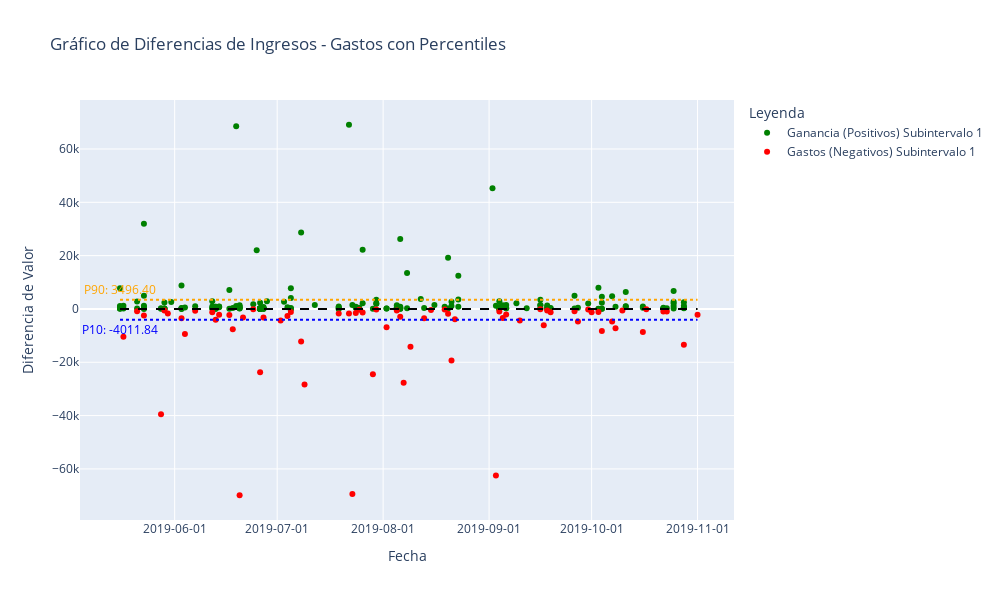

Write notebook code for a chart like this one.
### Code cell
import numpy as np

# Definir el número de intervalos que quieres en el subset
n_intervals = 1  # Cambia este valor según lo que necesites

# Definir el tamaño de cada intervalo
interval_size = len(subset) // n_intervals

# Crear una lista para almacenar los subintervalos
subintervals = []

# Crear los subintervalos y guardarlos en la lista
for i in range(n_intervals):
    start_idx = i * interval_size
    if i < n_intervals - 1:
        end_idx = (i + 1) * interval_size
    else:
        end_idx = len(subset)
    
    subinterval = subset.iloc[start_idx:end_idx]
    subintervals.append(subinterval)

# Crear figura
fig = go.Figure()

# Acumulador para todos los valores de diferencias (para percentiles)
all_diff_values = []

# Añadir los puntos para cada subintervalo
for i, subinterval in enumerate(subintervals):
    diff_values = subinterval[' Amount'].diff().dropna()
    dates = subinterval['Payment Date'][1:]
    
    all_diff_values.extend(diff_values)  # Guardar para percentiles
    
    # Filtrar valores positivos y negativos
    positive_mask = diff_values > 0
    negative_mask = diff_values < 0

    # Agregar puntos positivos
    fig.add_trace(go.Scatter(
        x=dates[positive_mask],
        y=diff_values[positive_mask],
        mode='markers',
        name=f'Ganancia (Positivos) Subintervalo {i+1}',
        marker=dict(color='green', size=6, symbol='circle')
    ))

    # Agregar puntos negativos
    fig.add_trace(go.Scatter(
        x=dates[negative_mask],
        y=diff_values[negative_mask],
        mode='markers',
        name=f'Gastos (Negativos) Subintervalo {i+1}',
        marker=dict(color='red', size=6, symbol='circle')
    ))

# Calcular percentiles 10 y 90
percentil_10 = np.percentile(all_diff_values, 10)
percentil_90 = np.percentile(all_diff_values, 90)

# Líneas horizontales para percentiles
fig.add_shape(
    type='line',
    x0=subset['Payment Date'].min(),
    x1=subset['Payment Date'].max(),
    y0=percentil_10,
    y1=percentil_10,
    line=dict(color='blue', width=2, dash='dot'),
    name='Percentil 10',
    xref='x',
    yref='y'
)

fig.add_shape(
    type='line',
    x0=subset['Payment Date'].min(),
    x1=subset['Payment Date'].max(),
    y0=percentil_90,
    y1=percentil_90,
    line=dict(color='orange', width=2, dash='dot'),
    name='Percentil 90',
    xref='x',
    yref='y'
)

# Etiquetas para los percentiles en anotaciones
fig.add_annotation(x=subset['Payment Date'].min(), y=percentil_10,
                   text=f'P10: {percentil_10:.2f}', showarrow=False,
                   yshift=-10, font=dict(color='blue'))

fig.add_annotation(x=subset['Payment Date'].min(), y=percentil_90,
                   text=f'P90: {percentil_90:.2f}', showarrow=False,
                   yshift=10, font=dict(color='orange'))

# Línea en y=0
fig.add_shape(
    type='line',
    x0=subset['Payment Date'].min(),
    x1=subset['Payment Date'].max(),
    y0=0,
    y1=0,
    line=dict(color='black', width=2, dash='dash'),
    xref='x',
    yref='y'
)

# Eje x
fig.update_xaxes(
    tickformat='%Y-%m-%d',
    tickmode='auto',
    nticks=10
)

# Layout
fig.update_layout(
    title='Gráfico de Diferencias de Ingresos - Gastos con Percentiles',
    xaxis_title='Fecha',
    yaxis_title='Diferencia de Valor',
    legend_title='Leyenda',
    width=1000,
    height=600
)

fig.show()

### Figure 1 — Plotly figure (JSON) as saved in the notebook; plotly's stock layout.template omitted (floating-point values rounded to 4 significant figures; data arrays with more than 128 entries replaced by an {"elided": "..."} marker saying what was removed)
{"data": [{"marker": {"color": "green", "size": 6, "symbol": "circle"}, "mode": "markers", "name": "Ganancia (Positivos) Subintervalo 1", "type": "scatter", "x": {"elided": "176 str values"}, "y": {"elided": "176 float values"}}, {"marker": {"color": "red", "size": 6, "symbol": "circle"}, "mode": "markers", "name": "Gastos (Negativos) Subintervalo 1", "type": "scatter", "x": ["2019-05-17T00:00:00.000000000", "2019-05-21T00:00:00.000000000", "2019-05-23T00:00:00.000000000", "2019-05-28T00:00:00.000000000", "2019-05-29T00:00:00.000000000", "2019-05-30T00:00:00.000000000", "2019-06-03T00:00:00.000000000", "2019-06-04T00:00:00.000000000", "2019-06-07T00:00:00.000000000", "2019-06-12T00:00:00.000000000", "2019-06-13T00:00:00.000000000", "2019-06-14T00:00:00.000000000", "2019-06-17T00:00:00.000000000", "2019-06-18T00:00:00.000000000", "2019-06-20T00:00:00.000000000", "2019-06-21T00:00:00.000000000", "2019-06-24T00:00:00.000000000", "2019-06-26T00:00:00.000000000", "2019-06-27T00:00:00.000000000", "2019-07-02T00:00:00.000000000", "2019-07-04T00:00:00.000000000", "2019-07-05T00:00:00.000000000", "2019-07-08T00:00:00.000000000", "2019-07-09T00:00:00.000000000", "2019-07-19T00:00:00.000000000", "2019-07-22T00:00:00.000000000", "2019-07-23T00:00:00.000000000", "2019-07-24T00:00:00.000000000", "2019-07-25T00:00:00.000000000", "2019-07-26T00:00:00.000000000", "2019-07-29T00:00:00.000000000", "2019-07-30T00:00:00.000000000", "2019-08-02T00:00:00.000000000", "2019-08-05T00:00:00.000000000", "2019-08-06T00:00:00.000000000", "2019-08-07T00:00:00.000000000", "2019-08-09T00:00:00.000000000", "2019-08-13T00:00:00.000000000", "2019-08-15T00:00:00.000000000", "2019-08-19T00:00:00.000000000", "2019-08-20T00:00:00.000000000", "2019-08-21T00:00:00.000000000", "2019-08-22T00:00:00.000000000", "2019-09-03T00:00:00.000000000", "2019-09-04T00:00:00.000000000", "2019-09-05T00:00:00.000000000", "2019-09-06T00:00:00.000000000", "2019-09-10T00:00:00.000000000", "2019-09-16T00:00:00.000000000", "2019-09-17T00:00:00.000000000", "2019-09-18T00:00:00.000000000", "2019-09-19T00:00:00.000000000", "2019-09-26T00:00:00.000000000", "2019-09-27T00:00:00.000000000", "2019-09-30T00:00:00.000000000", "2019-10-01T00:00:00.000000000", "2019-10-03T00:00:00.000000000", "2019-10-04T00:00:00.000000000", "2019-10-07T00:00:00.000000000", "2019-10-08T00:00:00.000000000", "2019-10-10T00:00:00.000000000", "2019-10-16T00:00:00.000000000", "2019-10-17T00:00:00.000000000", "2019-10-22T00:00:00.000000000", "2019-10-23T00:00:00.000000000", "2019-10-28T00:00:00.000000000", "2019-11-01T00:00:00.000000000"], "y": [-10470.0, -889.6, -2450.0, -39510.0, -581.0, -1682.0, -3469.0, -9392.0, -710.0, -1252.0, -4089.0, -2206.0, -2243.0, -7657.0, -69880.0, -3164.0, -116.3, -23720.0, -3196.0, -4353.0, -2685.0, -1167.0, -12200.0, -28370.0, -1684.0, -1723.0, -69440.0, -1514.0, -256.0, -1338.0, -24520.0, -176.5, -6832.0, -608.0, -2918.0, -27700.0, -14220.0, -3450.0, -386.0, -163.4, -1765.0, -19320.0, -3831.0, -62490.0, -917.0, -3362.0, -2040.0, -4377.0, -150.0, -6107.0, -625.0, -1250.0, -900.0, -4730.0, -190.5, -1247.0, -1135.0, -8280.0, -4710.0, -7230.0, -615.9, -8662.0, -73.5, -954.5, -940.0, -13410.0, -2191.0]}], "layout": {"annotations": [{"font": {"color": "blue"}, "showarrow": false, "text": "P10: -4011.84", "x": "2019-05-16T00:00:00", "y": -4012.0, "yshift": -10}, {"font": {"color": "orange"}, "showarrow": false, "text": "P90: 3496.40", "x": "2019-05-16T00:00:00", "y": 3496.0, "yshift": 10}], "height": 600, "legend": {"title": {"text": "Leyenda"}}, "shapes": [{"line": {"color": "blue", "dash": "dot", "width": 2}, "name": "Percentil 10", "type": "line", "x0": "2019-05-16T00:00:00", "x1": "2019-11-01T00:00:00", "xref": "x", "y0": -4012.0, "y1": -4012.0, "yref": "y"}, {"line": {"color": "orange", "dash": "dot", "width": 2}, "name": "Percentil 90", "type": "line", "x0": "2019-05-16T00:00:00", "x1": "2019-11-01T00:00:00", "xref": "x", "y0": 3496.0, "y1": 3496.0, "yref": "y"}, {"line": {"color": "black", "dash": "dash", "width": 2}, "type": "line", "x0": "2019-05-16T00:00:00", "x1": "2019-11-01T00:00:00", "xref": "x", "y0": 0, "y1": 0, "yref": "y"}], "title": {"text": "Gráfico de Diferencias de Ingresos - Gastos con Percentiles"}, "width": 1000, "xaxis": {"nticks": 10, "tickformat": "%Y-%m-%d", "tickmode": "auto", "title": {"text": "Fecha"}}, "yaxis": {"title": {"text": "Diferencia de Valor"}}}}
